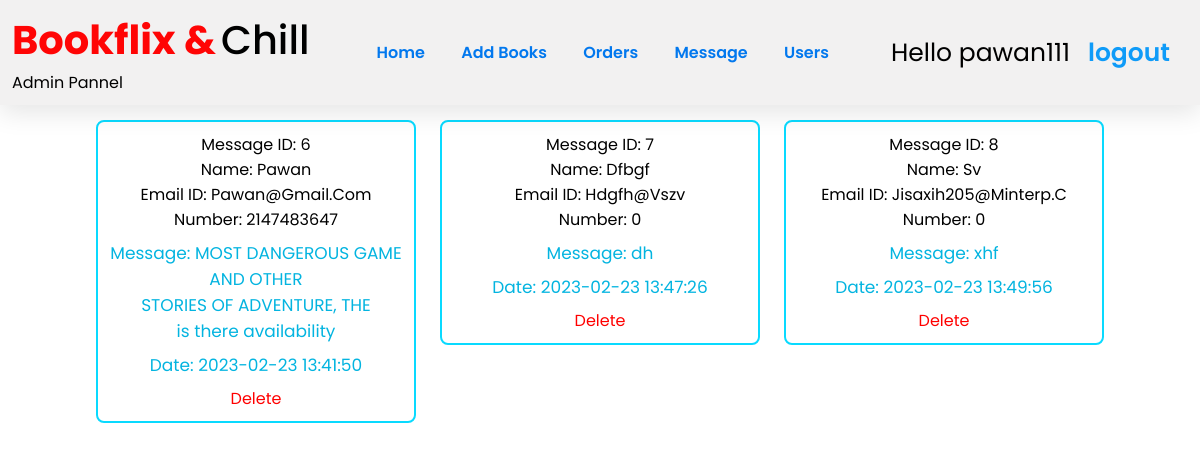
Screenshot of /message_admin.php (signed in) with the database file from the repository.
### tables this page shows
CREATE TABLE `msg` (
  `id` int(100) NOT NULL,
  `user_id` int(100) NOT NULL,
  `name` varchar(20) NOT NULL,
  `email` varchar(20) NOT NULL,
  `number` int(20) NOT NULL,
  `msg` text NOT NULL,
  `date` datetime NOT NULL DEFAULT current_timestamp()
);

### message_admin.php (the view, shortened to what this page needs)
<?php
include 'config.php';
?>
<!DOCTYPE html>
<html lang="en">
<head>
    <link rel="stylesheet" href="./css/register.css">
    <link rel="stylesheet" href="./css/index_book.css">
</head>
<body>
    <?php
    include 'admin_header.php';
    ?>
        <section class="show-products">
    <div class="box-container">
   <?php
      $select_user = mysqli_query($conn, "SELECT id,name,email,number,msg,date FROM msg") or die('query failed');
      if(mysqli_num_rows($select_user) > 0){
         while($fetch_user = mysqli_fetch_assoc($select_user)){
   ?>
   <div class="box">
       <div class="name">Message ID: <?php echo $fetch_user['id']; ?></div>
      <div class="name">Name: <?php echo $fetch_user['name']; ?></div>
      <div class="name">Email ID: <?php echo $fetch_user['email']; ?></div>
      <div class="password">Number: <?php echo $fetch_user['number']; ?></div>
      <div class="price">Message: <?php echo wordwrap($fetch_user['msg'],30,"<br>\n",TRUE); ?></div>
      <div class="price">Date: <?php echo $fetch_user['date']; ?></div>
      <a href="message_admin.php?delete_msg=<?php echo $fetch_user['id']; ?>" onclick="return confirm('delete this message?');">Delete</a>
   </div>
   <?php
      }
   }else{
      echo '<p class="empty">No any message recived yet!</p>';
   }
   ?>
    </div>
    </section>
</body>
</html>

### css/register.css (style rules this page uses)
* { text-decoration: none; }
body { background: #fff; font-family: "Poppins", sans-serif; }
html { overflow-x: hidden; top: 0; bottom: 0; left: 0; right: 0; }
.show-products .box-container { display: grid; grid-template-columns: repeat(auto-fit, 27rem); justify-content: center; gap: 1.5rem; max-width: 1200px; margin: 0 auto; align-items: flex-start; }
.show-products { padding-top: 0; margin-top: 15px; }
.show-products .box-container .box { text-align: center; padding: 12px; border-radius: 0.5rem; border: 2px solid rgb(15, 156, 221); }
.show-products .box-container .box .name { font-size: 1rem; color: black; text-transform: capitalize; }
.show-products .box-container .box .price { margin: 15px; font-size: 20px; color: rgb(32, 31, 31); }

### css/index_book.css (style rules this page uses)
* { text-decoration: none; margin: 0; padding: 0; font-family: "Poppins", sans-serif; box-sizing: border-box; outline: none; border:none; }
.show-products .box-container { display: grid; grid-template-columns: repeat(auto-fit, 20rem); justify-content: center; gap:1.5rem; max-width: 1200px; margin:0 auto; align-items: flex-start; }
.show-products { padding-top: 0; margin-top: 15px; }
.show-products .box-container .box { text-align: center; padding:10px; border-radius: .5rem; border:2px solid rgb(9, 218, 255); }
.show-products .box-container .box .name { font-size: 1rem; color:black; text-transform: capitalize; }
.show-products .box-container .box .price { margin: 8px 0px; font-size: 17px; color: rgb(3, 180, 224); font-weight: 400; }

### css/admin.css (style rules this page uses)
* { text-decoration: none; margin: 0; padding: 0; font-family: "Poppins", sans-serif; box-sizing: border-box; outline: none; border: none; }
a { color: #ff0000; text-decoration: none; background-color: transparent; }

### rows the page displays
msg: id "6", name "Pawan", email "Pawan@gmail.com", number "2147483647", msg "MOST DANGEROUS GAME AND OTHER STORIES OF ADVENTURE, THE is there availability", date "2023-02-23 13:41:50"
msg: id "7", name "Dfbgf", email "Hdgfh@vszv", number "0", msg "dh", date "2023-02-23 13:47:26"
msg: id "8", name "Sv", email "Jisaxih205@minterp.c", number "0", msg "xhf", date "2023-02-23 13:49:56"

### other values shown
$_SESSION['admin_name'] "pawan111"
